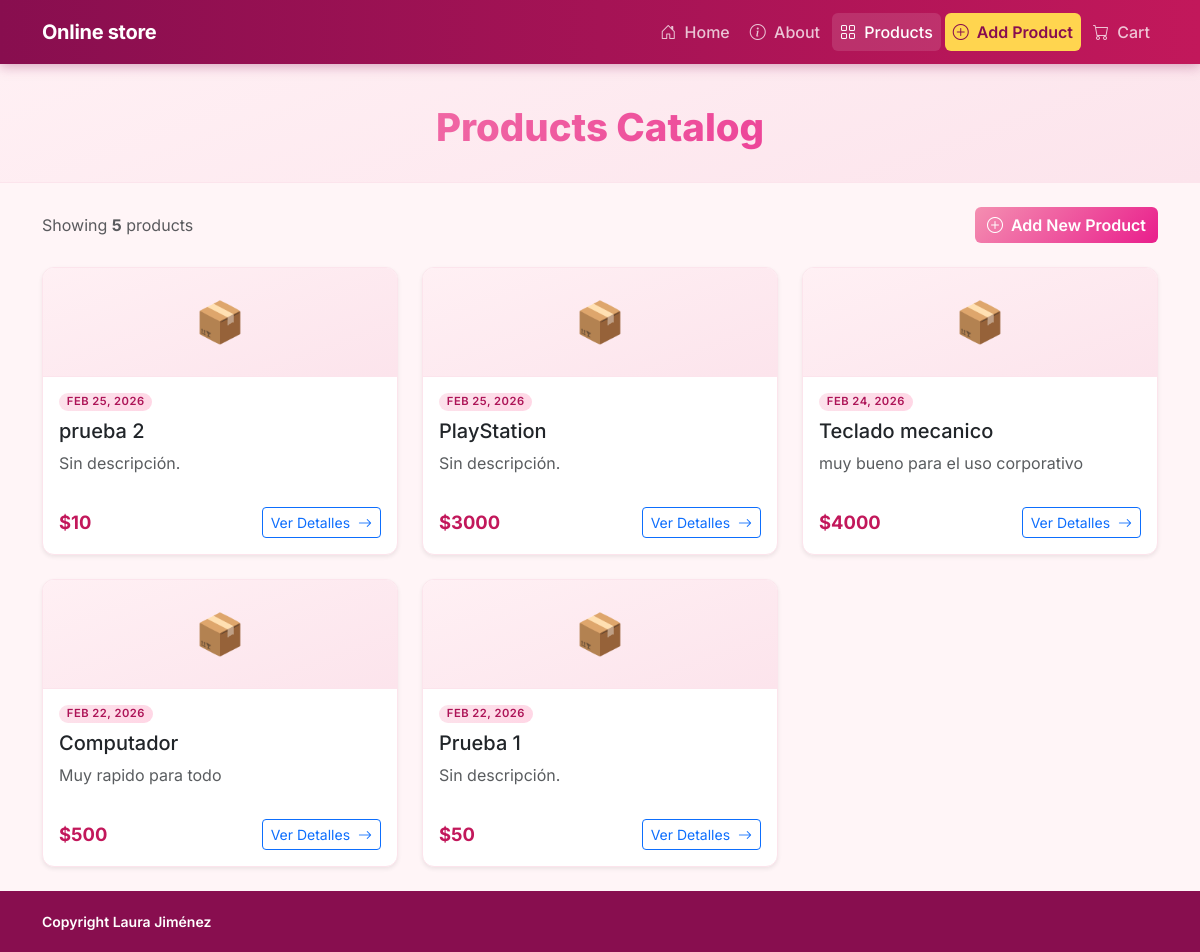
Screenshot of /products/ with the database file from the repository.
### products/models.py (models this page shows, shortened)
class Product(models.Model):
    name = models.CharField(
        max_length=200,
        verbose_name='Nombre del producto',
    )
    price = models.IntegerField(
        verbose_name='Precio (USD)',
    )
    description = models.TextField(
        verbose_name='Descripción',
        blank=True,
        null=True,
    )
    created_at = models.DateTimeField(
        auto_now_add=True,
        verbose_name='Creado el',
    )
    updated_at = models.DateTimeField(
        auto_now=True,
        verbose_name='Actualizado el',
    )
    class Meta:
        ordering = ['-created_at']
        verbose_name = 'Producto'
        verbose_name_plural = 'Productos'

### products/views.py (the view)
# urls.py: path('', ProductIndexView.as_view(), name='index'),
class ProductIndexView(TemplateView):
    template_name = 'products/index.html'
    def get_context_data(self, **kwargs):
        context = super().get_context_data(**kwargs)
        context['title'] = 'Nuestros Productos'
        context['header_title'] = 'Products Catalog'
        context['products'] = Product.objects.all()
        return context

### templates/products/index.html (shortened to what this page needs)
{% extends "base.html" %}
{% block header_title %}{{ header_title }}{% endblock %}
{% block content %}
<div class="d-flex justify-content-between align-items-center mb-4 flex-wrap gap-2">
    <p class="text-muted mb-0">
        Showing <strong>{{ products|length }}</strong> product{{ products|length|pluralize }}
    </p>
    <a href="{% url 'products:create' %}" class="btn btn-primary">
        <i class="bi bi-plus-circle me-1"></i> Add New Product
    </a>
</div>
{% if products %}
<div class="row row-cols-1 row-cols-md-2 row-cols-lg-3 g-4">
    {% for product in products %}
    <div class="col">
        <div class="product-card card h-100 shadow-sm">
            <div class="product-card__thumb text-center py-4 fs-1">
                📦
            </div>
            <div class="card-body d-flex flex-column">
                <span class="badge badge-category mb-2 align-self-start">
                    {{ product.created_at|date:"M d, Y" }}
                </span>
                <h5 class="card-title">{{ product.name }}</h5>
                <p class="card-text text-muted flex-grow-1">
                    {{ product.description|default:"Sin descripción."|truncatechars:90 }}
                </p>
                <div class="d-flex justify-content-between align-items-center mt-3">
                    <span class="product-price">${{ product.price }}</span>
                    <a href="{% url 'products:show' product.id %}" class="btn btn-sm btn-outline-primary">
                        Ver Detalles <i class="bi bi-arrow-right ms-1"></i>
                    </a>
                </div>
            </div>
        </div>
    </div>
    {% endfor %}
</div>
{% endif %}
{% endblock %}

### static/pages/app.css (style rules this page uses)
:root { --color-brand-primary: #f48fb1; --color-brand-secondary: #f06292; --color-brand-accent: #ffd54f; --color-bg-body: #fff5f7; --color-bg-card: #ffffff; --color-text-muted: #9e7b8a; --color-border: #fce4ec; --gradient-brand: linear-gradient(135deg, var(--color-brand-primary), var(--color-brand-secondary)); --gradient-hero: linear-gradient(160deg, #fff0f4 0%, #fce4ec 100%); --shadow-sm: 0 1px 3px rgba(0, 0, 0, .08), 0 1px 2px rgba(0, 0, 0, .06); --shadow-md: 0 4px 12px rgba(0, 0, 0, .10); --shadow-lg: 0 10px 30px rgba(244, 143, 177, .30); --radius-sm: 6px; --radius-md: 12px; --radius-lg: 20px; --font-main: 'Inter', system-ui, -apple-system, sans-serif; }
*, *::before, *::after { box-sizing: border-box; }
body { font-family: var(--font-main); background-color: var(--color-bg-body); color: #1f2937; min-height: 100vh; display: flex; flex-direction: column; }
a { color: #e91e8c; }
.product-card { border: 1px solid var(--color-border); border-radius: var(--radius-md); overflow: hidden; transition: transform .2s ease, box-shadow .2s ease; }
.product-card__thumb { background: var(--gradient-hero); border-bottom: 1px solid var(--color-border); }
.product-price { font-size: 1.15rem; font-weight: 700; color: #c2185b; }
.badge-category { background: linear-gradient(135deg, #fce4ec, #ffd6e5); color: #ad1457; font-weight: 600; font-size: 0.7rem; padding: 0.3em 0.7em; border-radius: 99px; text-transform: uppercase; letter-spacing: 0.5px; }
.btn-primary { background: linear-gradient(135deg, #f48fb1, #e91e8c); border: none; font-weight: 600; transition: opacity .18s ease, transform .18s ease; }

### rows the page displays
Product: created_at "FEB 25, 2026", name "prueba 2", description "Sin descripción.", price "10"
Product: created_at "FEB 25, 2026", name "PlayStation", description "Sin descripción.", price "3000"
Product: created_at "FEB 24, 2026", name "Teclado mecanico", description "muy bueno para el uso corporativo", price "4000"
Product: created_at "FEB 22, 2026", name "Computador", description "Muy rapido para todo", price "500"
Product: created_at "FEB 22, 2026", name "Prueba 1", description "Sin descripción.", price "50"

### other values shown
{{ header_title }} "Products Catalog"
{{ products|length }} "5"
